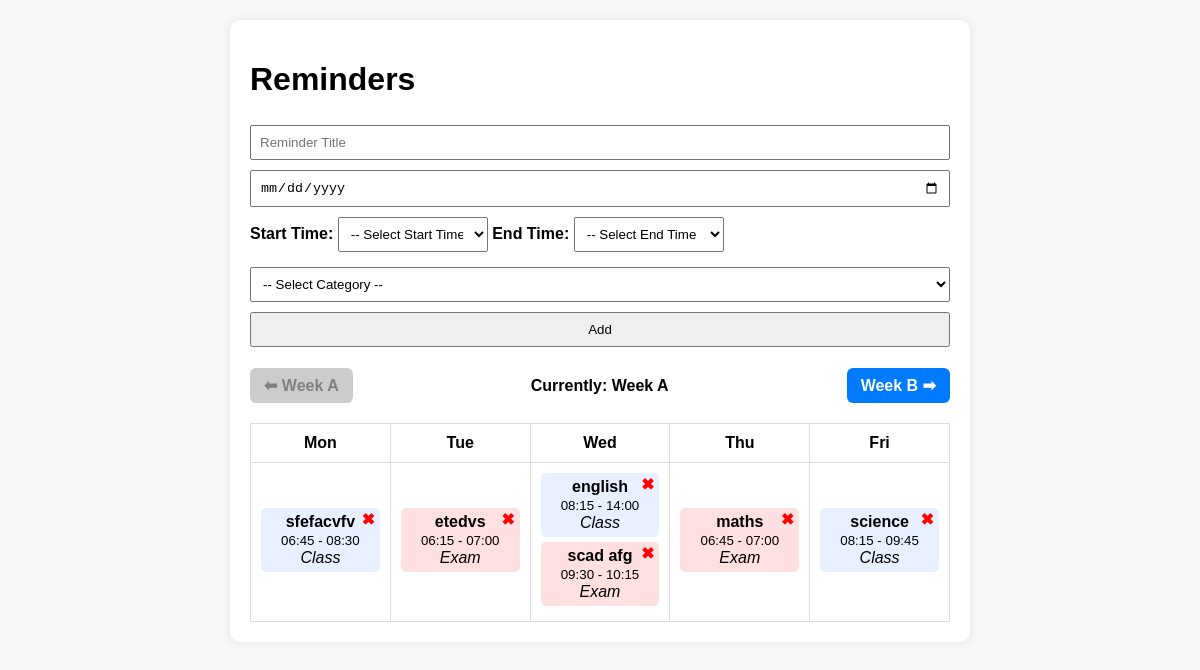
Before: / with the older database file.
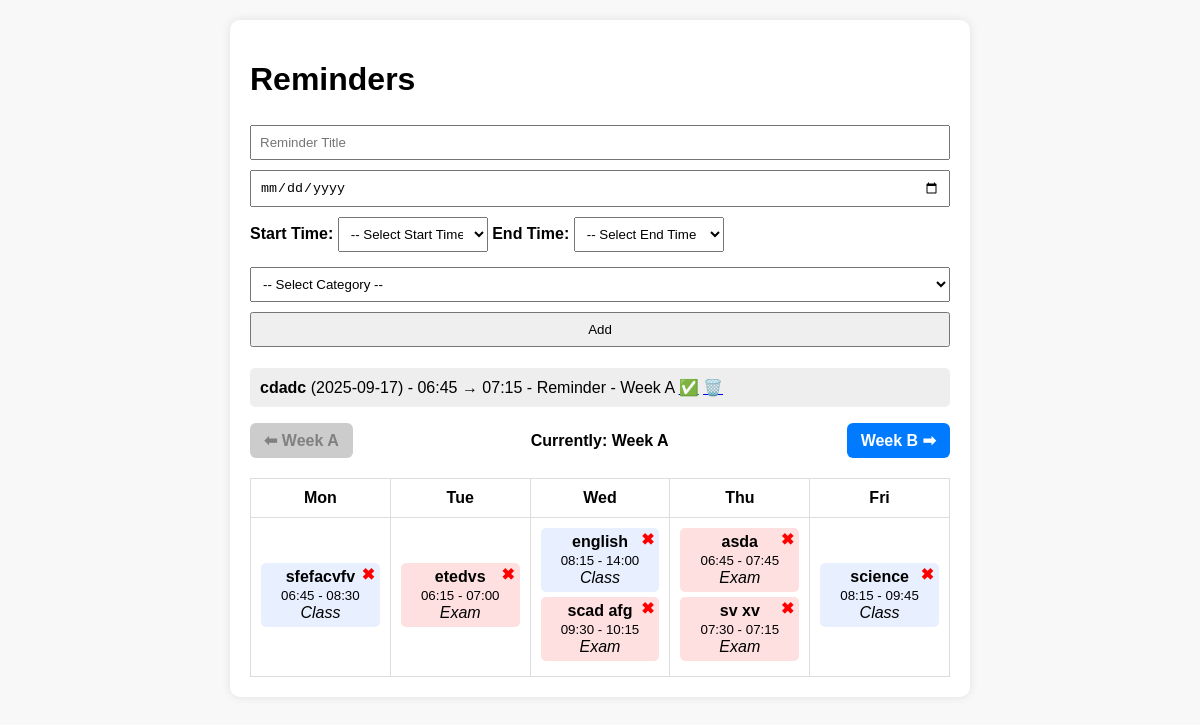
After: the same page with the newer database file.
### tables this page shows
CREATE TABLE reminders (
            id INTEGER PRIMARY KEY AUTOINCREMENT,
            title TEXT,
            due_date TEXT,
            start_time TEXT,
            end_time TEXT,
            category TEXT,
            completed INTEGER DEFAULT 0,
            week TEXT DEFAULT 'A'
        );

### app.py (the view)
@app.route('/')
def index():
    week_num = datetime.now().isocalendar()[1]
    current_week = 'A' if week_num % 2 == 0 else 'B'
    selected_week = request.args.get('week', current_week)
    with sqlite3.connect('data.db') as conn:
        c = conn.cursor()
        c.execute("""
            SELECT * FROM reminders
            ORDER BY datetime(due_date || ' ' || start_time) ASC
        """)
        reminders = c.fetchall()
        c.execute("""
            SELECT id, title, due_date, start_time, end_time, category
            FROM reminders
            WHERE (category='Class' OR category='Exam') AND week=?
            ORDER BY datetime(due_date || ' ' || start_time) ASC
        """, (selected_week,))
        timetable_items = c.fetchall()
    return render_template('index.html', reminders=reminders, timetable_items=timetable_items, selected_week=selected_week)

### app.py (called while the page is built)
@app.template_filter('weekday')
def weekday(value):
    try:
        return datetime.strptime(value, '%Y-%m-%d').strftime('%a')  # Mon, Tue, etc.
    except:
        return value

### templates/index.html (shortened to what this page needs)
<!DOCTYPE html>
<html lang="en">
<head>
    <link rel="stylesheet" href="{{ url_for('static', filename='css/style.css') }}">
</head>
<body>
<div class="container">
    <h1>Reminders</h1>
    <form method="POST" action="/add">
        <input type="text" name="title" placeholder="Reminder Title" required>
        <input type="date" name="due_date" required>
        <label><strong>Start Time:</strong></label>
        <select name="start_time" required style="width: 150px; margin-bottom: 10px;">
            <option value="">-- Select Start Time --</option>
        </select>
        <label><strong>End Time:</strong></label>
        <select name="end_time" required style="width: 150px; margin-bottom: 10px;">
            <option value="">-- Select End Time --</option>
        </select>
        <select name="category" required>
            <option value="">-- Select Category --</option>
        </select>
        <button type="submit">Add</button>
    </form>
    <ul class="reminder-list">
        {% for r in reminders %}
            {% if r[5] != 'Class' and r[5] != 'Exam' %}
                <li class="{% if r[6] %}completed{% endif %}">
                    <strong>{{ r[1] }}</strong> ({{ r[2] }}) - {{ r[3] }} → {{ r[4] }} - {{ r[5] }} - Week {{ r[7] }}
                    {% if not r[6] %}
                        <a href="/complete/{{ r[0] }}">✅</a>
                    {% else %}
                        <a href="/uncomplete/{{ r[0] }}">✔️</a>
                    {% endif %}
                    <a href="/delete/{{ r[0] }}">🗑️</a>
                </li>
            {% endif %}
        {% endfor %}
    </ul>
    <div style="display: flex; align-items: center; justify-content: space-between; margin: 15px 0;">
        {% if selected_week == 'A' %}
            <span class="week-btn inactive">⬅ Week A</span>
        {% else %}
            <a href="/?week=A" class="week-btn">⬅ Week A</a>
        {% endif %}
        <span><strong>Currently: Week {{ selected_week }}</strong></span>
        {% if selected_week == 'B' %}
            <span class="week-btn inactive">Week B ➡</span>
        {% else %}
            <a href="/?week=B" class="week-btn">Week B ➡</a>
        {% endif %}
    </div>
    <table>
        <tr>
            <th>Mon</th><th>Tue</th><th>Wed</th><th>Thu</th><th>Fri</th>
        </tr>
        <tr>
            {% set days = ['Mon', 'Tue', 'Wed', 'Thu', 'Fri'] %}
            {% for day in days %}
                <td>
                    {% for item in timetable_items %}
                        {% set weekday = item[2]|weekday %}
                        {% if weekday == day %}
                            <div class="timetable-item" style="background-color: {{ '#ffe0e0' if item[5] == 'Exam' else '#e8f0ff' }}">
                                <a href="/delete/{{ item[0] }}" class="delete">✖</a>
                                <strong>{{ item[1] }}</strong><br>
                                <small>{{ item[3] }} - {{ item[4] }}</small><br>
                                <em>{{ item[5] }}</em>
                            </div>
                        {% endif %}
                    {% endfor %}
                </td>
            {% endfor %}
        </tr>
    </table>
</div>
</body>
</html>

### static/css/style.css (style rules this page uses)
body { font-family: Arial, sans-serif; background: #f8f8f8; padding: 20px; margin: 0; }
.container { max-width: 700px; margin: auto; background: white; padding: 20px; border-radius: 10px; box-shadow: 0 0 10px rgba(0,0,0,0.1); }
form input, form select, form button { margin: 5px 0; padding: 8px; width: 100%; box-sizing: border-box; }
.reminder-list { list-style: none; padding: 0; }
.reminder-list li { background: #eee; margin: 5px 0; padding: 10px; border-radius: 5px; }
table { width: 100%; border-collapse: collapse; margin-top: 20px; }
table th, table td { border: 1px solid #ddd; padding: 10px; text-align: center; }
table td div { background-color: #e8f0ff; margin-bottom: 5px; padding: 5px; border-radius: 4px; }
.week-btn { background-color: #007bff; color: white; padding: 8px 14px; border-radius: 6px; text-decoration: none; font-weight: bold; transition: background-color 0.2s ease; }
.week-btn.inactive { background-color: #ccc; color: #666; cursor: default; pointer-events: none; }
.timetable-item { position: relative; padding: 5px; margin-bottom: 5px; border-radius: 5px; }
.timetable-item a.delete { position: absolute; top: 2px; right: 5px; color: rgb(255, 0, 0); text-decoration: none; font-weight: bold; }
.week-btn.inactive { color: grey; text-decoration: none; }

### templates/index.html (style rules this page uses)
.timetable-item { position: relative; padding: 5px; margin-bottom: 5px; border-radius: 5px; }
.timetable-item a.delete { position: absolute; top: 2px; right: 5px; color: red; text-decoration: none; font-weight: bold; }
.week-btn.inactive { color: grey; text-decoration: none; }

Changed rows visible on the page:
removed reminders: title "maths", start_time "06:45", end_time "07:00", category "Exam"
added reminders: title "cdadc", due_date "2025-09-17", start_time "06:45", end_time "07:15", category "Reminder", week "A", shown under "Reminders"
added reminders: title "asda", start_time "06:45", end_time "07:45", category "Exam"
added reminders: title "sv xv", start_time "07:30", end_time "07:15", category "Exam"
